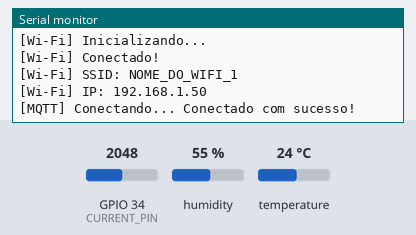
This sketch was run on a simulated ESP32. On the bench: the last lines printed to the serial monitor. The test bench sets the inputs (shaded band); at power-on: humidity 55 %, temperature 24 °C, GPIO 34 (CURRENT_PIN) = 2048. WiFi joins after 1.5 s; servers stay silent unless stated; random numbers use the default seed unless the sketch sets one; no MQTT or app messages arrive unless stated.

Above: at 2.7 s.
2.8 s: humidity set to 22 %
At 6.7 s:
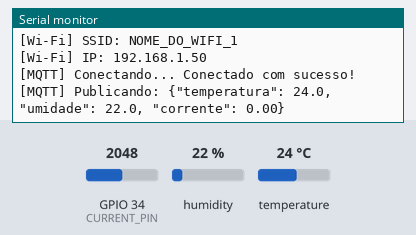
11.7 s: temperature set to 12 °C
At 12.8 s:
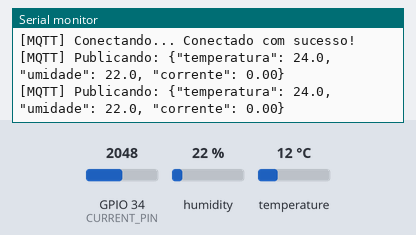
13.2 s: humidity set to 40 %
At 15.5 s:
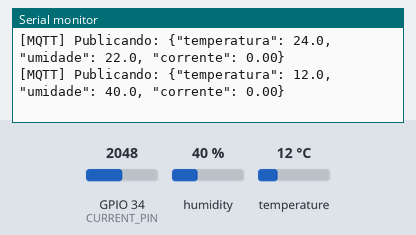

The sketch:

firmware.ino
```cpp
#include <WiFi.h>
#include <WiFiMulti.h>
#include <PubSubClient.h>
#include "DHT.h"
#include "config.h" // Carrega as credenciais e configurações

// --- Gerenciador Multi-WiFi ---
WiFiMulti wifiMulti;

// --- Configurações do DHT22 ---
#define DHTPIN 27
#define DHTTYPE DHT22
DHT dht(DHTPIN, DHTTYPE);

// --- Configurações do ZMCT103C ---
#define CURRENT_PIN 34
const float FATOR_CALIBRACAO = FATOR_CALIBRACAO_CORRENTE;

WiFiClient espClient;
PubSubClient client(espClient);

unsigned long lastSend = 0;
const long interval = 5000;

float calcularCorrenteRMS()
{
  unsigned long tempoInicio = millis();
  double soma = 0;
  double somaQuadrados = 0;
  long totalAmostras = 0;

  while (millis() - tempoInicio < 200)
  {
    int leitura = analogRead(CURRENT_PIN);
    soma += leitura;
    somaQuadrados += (double)leitura * leitura;
    totalAmostras++;
    delayMicroseconds(200);
  }

  if (totalAmostras == 0)
    return 0.00;

  double media = soma / totalAmostras;
  double variancia = (somaQuadrados / totalAmostras) - (media * media);
  if (variancia < 0)
    variancia = 0;
  double rmsADC = sqrt(variancia);

  if (rmsADC < 18.0)
  {
    return 0.00;
  }

  return (float)(rmsADC * FATOR_CALIBRACAO);
}

void setup_wifi()
{
  delay(10);
  Serial.println("\n[Wi-Fi] Inicializando...");

  wifiMulti.addAP(WIFI_SSID_1, WIFI_PASS_1);
  wifiMulti.addAP(WIFI_SSID_2, WIFI_PASS_2);

  while (wifiMulti.run() != WL_CONNECTED)
  {
    delay(500);
    Serial.print(".");
  }

  Serial.println("\n[Wi-Fi] Conectado!");
  Serial.print("[Wi-Fi] SSID: ");
  Serial.println(WiFi.SSID());
  Serial.print("[Wi-Fi] IP: ");
  Serial.println(WiFi.localIP());
}

void reconnect()
{
  if (wifiMulti.run() != WL_CONNECTED)
  {
    return;
  }

  while (!client.connected())
  {
    Serial.print("[MQTT] Conectando... ");
    String clientId = "ESP32_CPD_" + String(random(0xffff), HEX);

    if (client.connect(clientId.c_str(), MQTT_USER, MQTT_PASS))
    {
      Serial.println("Conectado com sucesso!");
    }
    else
    {
      Serial.print("Falha. Cod: ");
      Serial.print(client.state());
      Serial.println(" - Nova tentativa em 3s...");
      delay(3000);
    }
  }
}

void setup()
{
  Serial.begin(115200);
  pinMode(CURRENT_PIN, INPUT);
  dht.begin();
  setup_wifi();

  client.setServer(MQTT_BROKER, MQTT_PORT);
  client.setSocketTimeout(3);
}

void loop()
{
  if (wifiMulti.run() != WL_CONNECTED)
  {
    delay(100);
    return;
  }

  if (!client.connected())
  {
    reconnect();
  }

  client.loop();

  unsigned long now = millis();
  if (now - lastSend >= interval)
  {
    lastSend = now;

    float t = dht.readTemperature();
    float h = dht.readHumidity();
    float c = calcularCorrenteRMS();

    if (isnan(t) || isnan(h))
    {
      Serial.println("[DHT22] Erro de leitura!");
    }
    else
    {
      char payload[128];
      snprintf(payload, sizeof(payload),
               "{\"temperatura\": %.1f, \"umidade\": %.1f, \"corrente\": %.2f}",
               t, h, c);

      Serial.print("[MQTT] Publicando: ");
      Serial.println(payload);

      client.publish(MQTT_TOPIC, payload);
    }
  }
}
```

config.example.h
```cpp
#ifndef CONFIG_H
#define CONFIG_H

// --- Credenciais Wi-Fi (Multi-AP) ---
#define WIFI_SSID_1 "NOME_DO_WIFI_1"
#define WIFI_PASS_1 "SENHA_DO_WIFI_1"

#define WIFI_SSID_2 "NOME_DO_HOTSPOT"
#define WIFI_PASS_2 "SENHA_DO_HOTSPOT"

// --- Configurações do Broker EMQX ---
#define MQTT_BROKER "IP_DO_COMPUTADOR_BROKER"
#define MQTT_PORT   1883
#define MQTT_USER   "usuario_mqtt"
#define MQTT_PASS   "senha_mqtt"
#define MQTT_TOPIC  "esp32/telemetria"

// --- Calibração dos Sensores ---
#define FATOR_CALIBRACAO_CORRENTE 0.00055

#endif
```

Measured:
- after the input at 2.8 s, the serial monitor: prints a new line after 2.4 s (image 1)
- after the input at 13.2 s, the serial monitor: prints a new line after 2.0 s (image 3)
